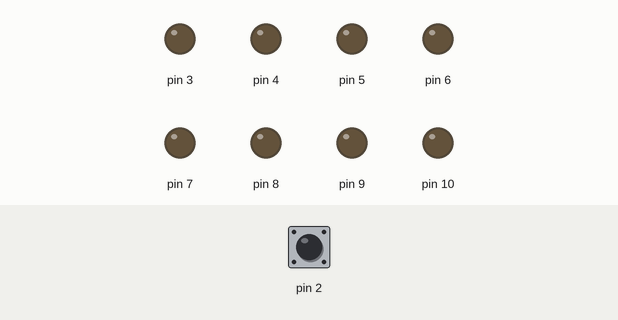
This sketch was run on a simulated Arduino Uno, built with avr-gcc and run on an emulated ATmega328P. Parts: output pins drawn as LEDs (lit = HIGH). The inputs (shaded band) are chosen by the test bench; at power-on: pin 2 HIGH.

Above: at 1.2 s.
1.3 s: pin 2 pulled LOW for 0.15 s
At 2.3 s:
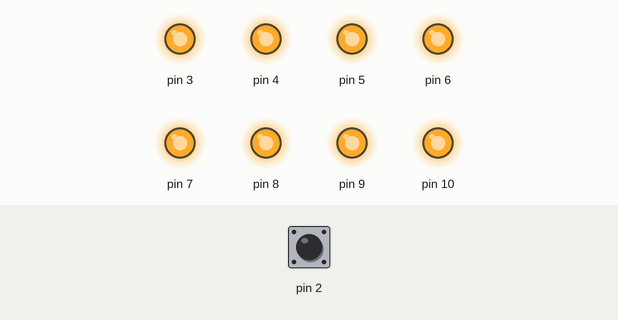
Timing chart, 0 to 4.3 s (numbered marks = the images above; inputs shaded):
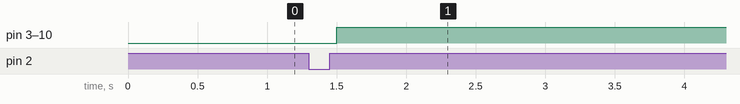

The sketch:

led7doan3.ino
```cpp
byte a[10] = {0x03, 0x9F, 0x25, 0x0D, 0x99, 0x49, 0x41, 0x1F, 0x01, 0x09};
void setup()
{
  for (int i = 3; i <= 10; i++)
  {
    pinMode(i, OUTPUT);

  }
  pinMode(2, INPUT_PULLUP);
}
int j = -1;
void loop()
{
  if (digitalRead(2) == 0)
  {
    if (j == 0) j = j + 1;
    if (j == 9) j = j - 1;

    delay(50);
    while (digitalRead(2) == 0);
    delay(50);

    int x = a[j];
    for (int i = 3; i <= 10; i++)
    {
      digitalWrite(i, x & 0x01);
      x = x >> 1;

    }

  }
}
```

Measured:
- after the input at 1.3 s, pin 3–10: LOW → HIGH after 0.20 s
